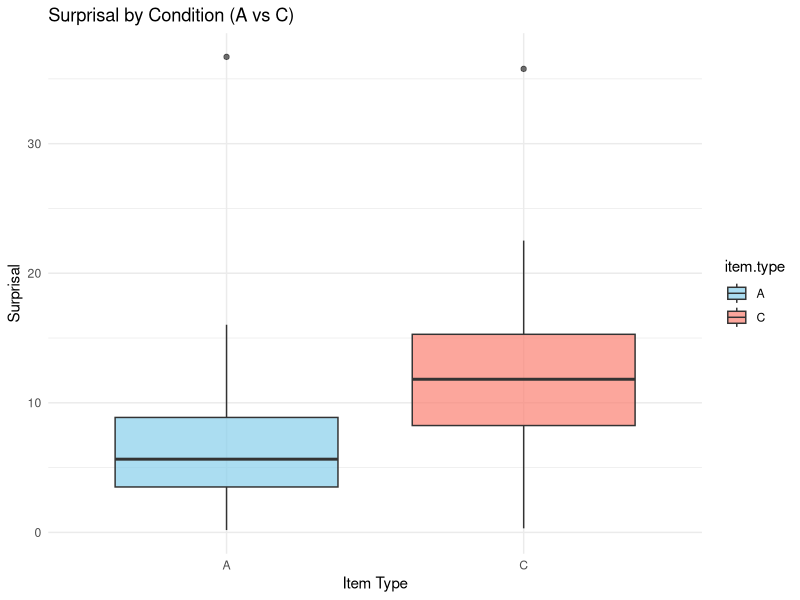

Generate this figure with R:
## ---- chunk 1
# Load libraries
library(readxl)
library(dplyr)

# Read your data
data <- read_excel("surprisal data.xlsx", sheet = 1)
colnames(data) <- trimws(colnames(data))  # Clean up column names

# Compute summary stats by condition
summary_stats <- data %>%
  group_by(item.type) %>%
  summarise(
    n = n(),
    mean_surprisal = mean(Surprisal, na.rm = TRUE),
    sd_surprisal = sd(Surprisal, na.rm = TRUE)
  )

# Print the result
print(summary_stats)

## ---- chunk 2
# Load necessary libraries
library(readxl)   # for reading Excel files
library(dplyr)    # for data manipulation

# Read the Excel file (assumes the data is in the first sheet)
data <- read_excel("surprisal data.xlsx")

# Optional: Check column names to make sure they match what you expect
# colnames(data)

# Filter surprisal values by item type
surprisal_A <- filter(data, item.type == "A")$Surprisal
surprisal_C <- filter(data, item.type == "C")$Surprisal

# Perform t-test
t_test_result <- t.test(surprisal_A, surprisal_C, alternative = "less")


# Print result
print(t_test_result)
## ---- chunk 3
# Load required packages
library(ggplot2)
library(readxl)
library(dplyr)

# Read your Excel data again (if needed)
data <- read_excel("surprisal data.xlsx", sheet = 1)
colnames(data) <- trimws(colnames(data))  # Clean column names

# Boxplot
ggplot(data %>% filter(item.type %in% c("A", "C")), 
       aes(x = item.type, y = Surprisal, fill = item.type)) +
  geom_boxplot(alpha = 0.7) +
  labs(
    title = "Surprisal by Condition (A vs C)",
    x = "Item Type",
    y = "Surprisal"
  ) +
  theme_minimal() +
  scale_fill_manual(values = c("A" = "skyblue", "C" = "salmon"))

